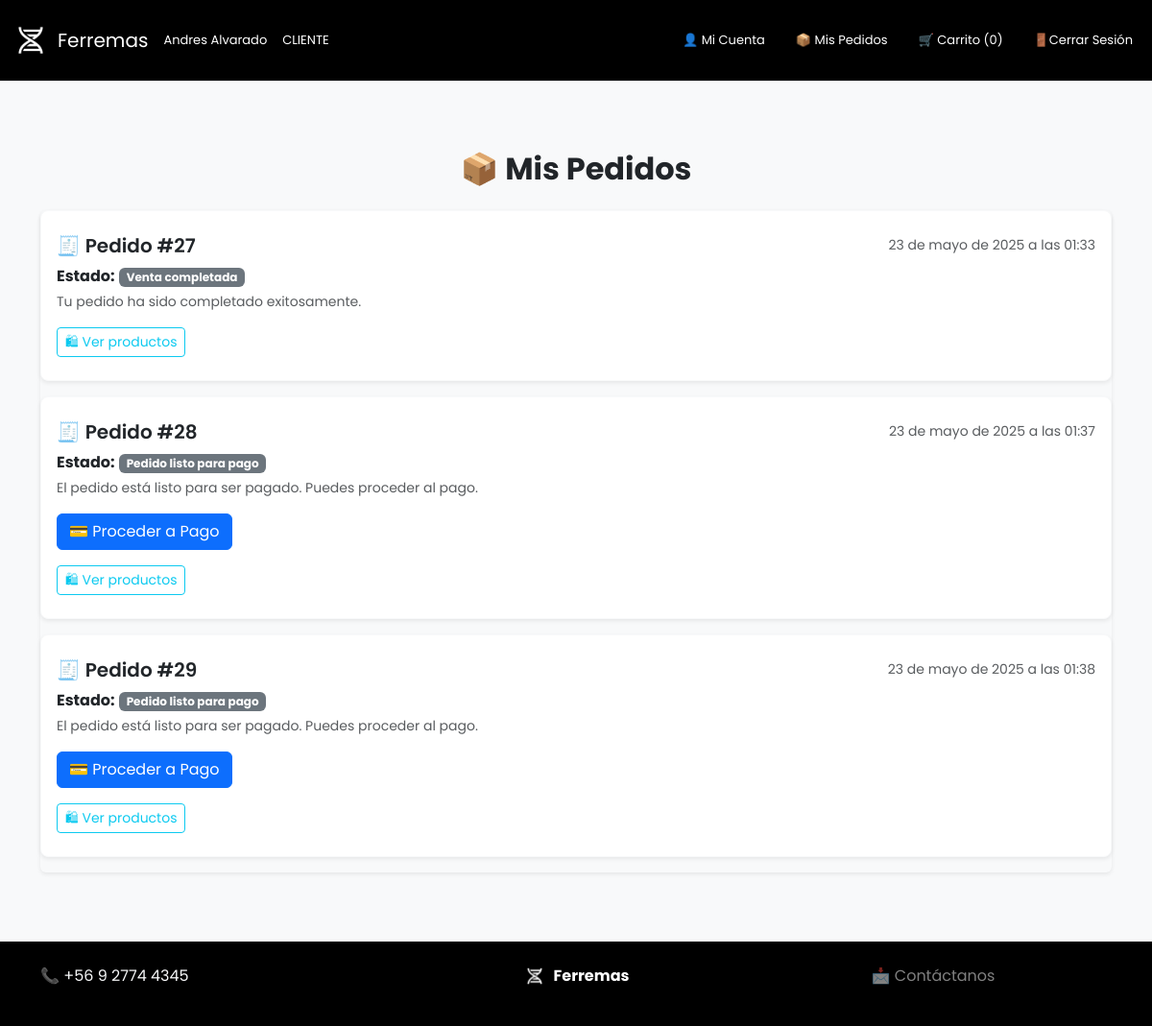
The page /mis-pedidos/ (signed in) on the database as committed earlier.
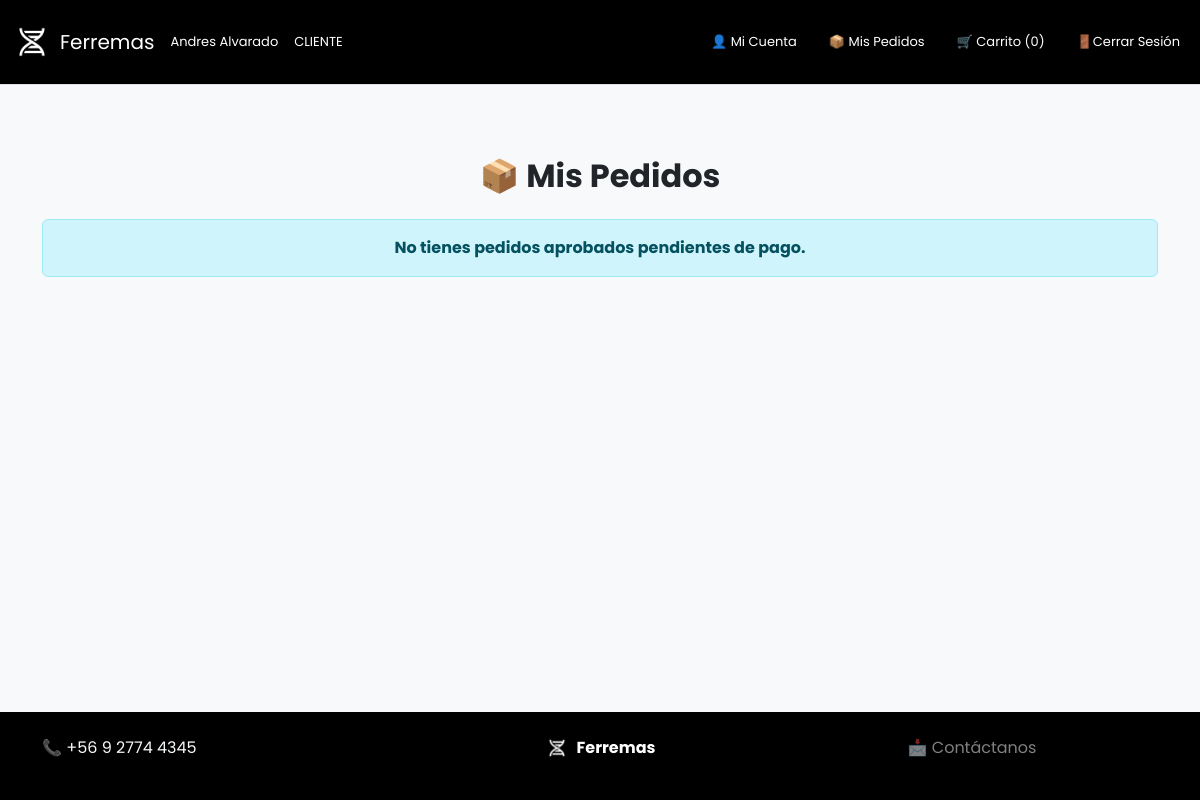
The same page on the database as committed later.
### core/models.py (models this page shows, shortened)
class PerfilUsuario(models.Model):
    ROLES = [
        ('CLIENTE', 'Cliente'),
        ('ADMIN', 'Administrador'),
        ('VENDEDOR', 'Vendedor'),
        ('BODEGUERO', 'Bodeguero'),
        ('CONTADOR', 'Contador'),
    ]
    user = models.OneToOneField(User, on_delete=models.CASCADE)
    latitud = models.FloatField(blank=True, null=True)
    longitud = models.FloatField(blank=True, null=True)
    rol = models.CharField(max_length=20, choices=ROLES)
    telefono = models.CharField(max_length=20, null=True, blank=True)
    direccion = models.CharField(max_length=255, null=True, blank=True)

class Pedido(models.Model):
    ESTADOS = [
        ('PENDIENTE', 'Pendiente de aprobación'),
        ('RECHAZADO', 'Rechazado por el vendedor'),
        ('ACEPTADO', 'Aprobado por el vendedor'),
        ('EN_ESPERA_PAGO', 'Esperando pago del cliente'),
        ('LISTO_PAGO', 'Pedido listo para pago'),
        ('PAGO_CONFIRMADO', 'Pago confirmado por contador'),
        ('LISTO_DESPACHO', 'Cliente eligió despacho/retiro'),
        ('ENTREGADO', 'Preparado y entregado por bodeguero'),
        ('VENTA_FINALIZADA', 'Venta completada'),
    ]
    cliente = models.ForeignKey(User, on_delete=models.CASCADE)
    fecha_creacion = models.DateTimeField(auto_now_add=True)
    estado = models.CharField(max_length=30, choices=ESTADOS, default='PENDIENTE')
    metodo_pago = models.CharField(max_length=30, null=True, blank=True)
    tipo_entrega = models.CharField(max_length=30, null=True, blank=True)  # retiro o despacho
    observaciones = models.TextField(null=True, blank=True)

### core/views.py (the view)
# urls.py: path("mis-pedidos/", mis_pedidos, name="mis_pedidos"),
@login_required
def mis_pedidos(request):
    if request.user.perfilusuario.rol != "CLIENTE":
        return HttpResponseForbidden("No tienes permiso para acceder a esta vista.")
    pedidos = Pedido.objects.filter(cliente=request.user).prefetch_related('detalles__producto')
    return render(request, "mis_pedidos.html", {"pedidos": pedidos})

### core/context_processors.py (called while the page is built)
def cargar_perfil_y_perfiles(request):
    perfil = None
    perfiles = []
    if request.user.is_authenticated:
        perfil = PerfilUsuario.objects.filter(user=request.user).first()
        perfiles = PerfilUsuario.objects.all()
    return {
        'perfil': perfil,
        'perfiles': perfiles,
    }

### core/templates/mis_pedidos.html (shortened to what this page needs)
{% extends 'plantilla.html' %}
{% block content %}
<div class="container py-5">
  <h2 class="mb-4 fw-bold text-center">📦 Mis Pedidos</h2>
  {% if pedidos %}
  <ul class="list-group shadow-sm">
    {% for pedido in pedidos %}
    <li class="list-group-item py-4 px-3 rounded-3 mb-3 border border-light shadow-sm">
      <div class="d-flex justify-content-between align-items-center mb-2">
        <h5 class="mb-0 fw-semibold">🧾 Pedido #{{ pedido.id }}</h5>
        <span class="text-muted small">{{ pedido.fecha_creacion }}</span>
      </div>
      <div class="mb-3">
        <span class="fw-bold">Estado:</span>
        <span class="badge bg-secondary">{{ pedido.get_estado_display }}</span>
        <p class="text-muted mt-1 mb-0 small">
          {% if pedido.estado == 'PENDIENTE' %}
          Estamos esperando que el vendedor revise y apruebe tu pedido.
          {% elif pedido.estado == 'RECHAZADO' %}
          Este pedido fue rechazado por el vendedor.
          {% elif pedido.estado == 'ACEPTADO' %}
          Tu pedido fue aprobado. Ahora puedes proceder a elegir entrega y pagar.
          {% elif pedido.estado == 'EN_ESPERA_PAGO' %}
          Hemos recibido tu solicitud. Esperamos el pago o su confirmación.
          {% elif pedido.estado == 'PAGO_CONFIRMADO' %}
          El contador ha verificado tu pago. Pronto se preparará tu pedido.
          {% elif pedido.estado == 'LISTO_DESPACHO' %}
          El pedido fue confirmado y está listo para ser preparado.
          {% elif pedido.estado == 'ENTREGADO' %}
          El bodeguero entregó el pedido. Gracias por tu compra.
          {% elif pedido.estado == 'VENTA_FINALIZADA' %}
          Tu pedido ha sido completado exitosamente.
          {% elif pedido.estado == 'LISTO_PAGO' %}
          El pedido está listo para ser pagado. Puedes proceder al pago.
          {% else %}
          Estado desconocido.
          {% endif %}
        </p>
      </div>
      {% if pedido.estado == 'LISTO_PAGO' %}
      <div class="mb-3">
        <a href="{% url 'pagar_pedido' pedido.id %}" class="btn btn-primary">
          💳 Proceder a Pago
        </a>
      </div>
      {% endif %}
      <button class="btn btn-outline-info btn-sm" data-bs-toggle="modal" data-bs-target="#modalPedido{{ pedido.id }}">
        🛍 Ver productos
      </button>
    </li>
    {% endfor %}
  </ul>
  {% else %}
  <div class="alert alert-info text-center">
    <strong>No tienes pedidos aprobados pendientes de pago.</strong>
  </div>
  {% endif %}
</div>
{% endblock %}

### core/templates/plantilla.html (shortened to what this page needs)
{% load static %}
<!DOCTYPE html>
<html lang="es">
  <head>
    <link href="https://cdn.jsdelivr.net/npm/bootstrap@5.3.3/dist/css/bootstrap.min.css" rel="stylesheet" />
    <link rel="stylesheet" href="{% static 'css/plantilla.css' %}" />
    <link rel="stylesheet" href="{% static 'css/font.css' %}" />
    {% if user.is_authenticated %}
      <link rel="stylesheet" href="{% static 'css/loggedin.css' %}" />
    {% endif %}
  </head>
  <body class="bg-light d-flex flex-column min-vh-100">
    <nav class="navbar navbar-expand-lg navbar-dark bg-black border-bottom py-4" style="font-size: small;">
      <div class="container-fluid">
        <a class="navbar-brand d-flex align-items-center" href="{% url 'home' %}">
          <img src="{% static 'icons/brand.png' %}" alt="Logo" width="40" class="me-2">
          <span>Ferremas</span>
        </a>
        {% if user.is_authenticated %}
          <span class="text-white me-3">{{ user.first_name }} {{ user.last_name }}</span>
          <span class="text-white me-3">{{ perfil.rol }}</span>
        {% endif %}
       <div class="collapse navbar-collapse justify-content-end" id="navbarNav">
  <ul class="navbar-nav gap-3" >
    {% if user.is_authenticated %}
      <li class="nav-item">
        <a class="nav-link text-white" href="{% url 'perfil_usuario' %}">
          👤 <span class=" d-lg-inline">Mi Cuenta</span>
        </a>
      </li>
      <li class="nav-item">
        <a class="nav-link text-white" href="{% url 'mis_pedidos' %}">
          📦 <span class=" d-lg-inline">Mis Pedidos</span>
        </a>
      </li>
      <li class="nav-item">
        <a class="nav-link text-white" href="{% url 'carro' %}">
          🛒 <span class=" d-lg-inline">Carrito ({{ request.session.carrito|length }})</span>
        </a>
      </li>
      <li class="nav-item">
        <form action="{% url 'logout' %}" method="post" class="nav-link text-white ">
          <button type="submit" class="btn btn-link nav-link text-white p-0 border-0 d-flex align-items-center" style="background: none;">
            🚪 <span class=" d-lg-inline">Cerrar Sesión</span>
          </button>
        </form>
      </li>
    {% endif %}
  </ul>
</div>
      </div>
    </nav>
    <main class="flex-grow-1 py-4">
      {% block content %}{% endblock %}
    </main>
    <footer class="bg-black text-light py-4">
      <div class="container">
        <div class="d-flex text-center text-md-start">
          <div class="col-md-4 mb-3">
            <p class="mb-0">📞 +56 9 2774 4345</p>
          </div>
          <div class="col-md-4 mb-3 d-flex justify-content-center align-items-center">
            <a href="{% url 'home' %}" class="text-decoration-none d-flex align-items-center text-white">
              <img src="{% static 'icons/brand.png' %}" alt="Logo" width="24" class="me-2">
              <strong>Ferremas</strong>
            </a>
          </div>
          <div class="col-md-4 mb-3 text-md-center d-flex justify-content-center align-items-center text-center">
            <a href="{% url 'form' %}" class="text-decoration-none text-center text-white-50">📩 Contáctanos</a>
          </div>
        </div>
      </div>
    </footer>
  </body>
</html>

### core/static/css/plantilla.css (style rules this page uses)
main { animation: aparecer 0.2s; }
nav a { height: 30px; }

Rows that differ between the two databases and show on the page:
removed Pedido: id "27", fecha_creacion "23 de mayo de 2025 a las 01:33", estado "Venta completada", shows "Tu pedido ha sido completado exitosamente."
removed Pedido: id "28", fecha_creacion "23 de mayo de 2025 a las 01:37", estado "Pedido listo para pago", shows "El pedido está listo para ser pagado. Puedes proceder al pago.", shows "💳 Proceder a Pago"
removed Pedido: id "29", fecha_creacion "23 de mayo de 2025 a las 01:38", estado "Pedido listo para pago", shows "El pedido está listo para ser pagado. Puedes proceder al pago.", shows "💳 Proceder a Pago"
Other text that changed with them:
text now shown: "No tienes pedidos aprobados pendientes de pago."
